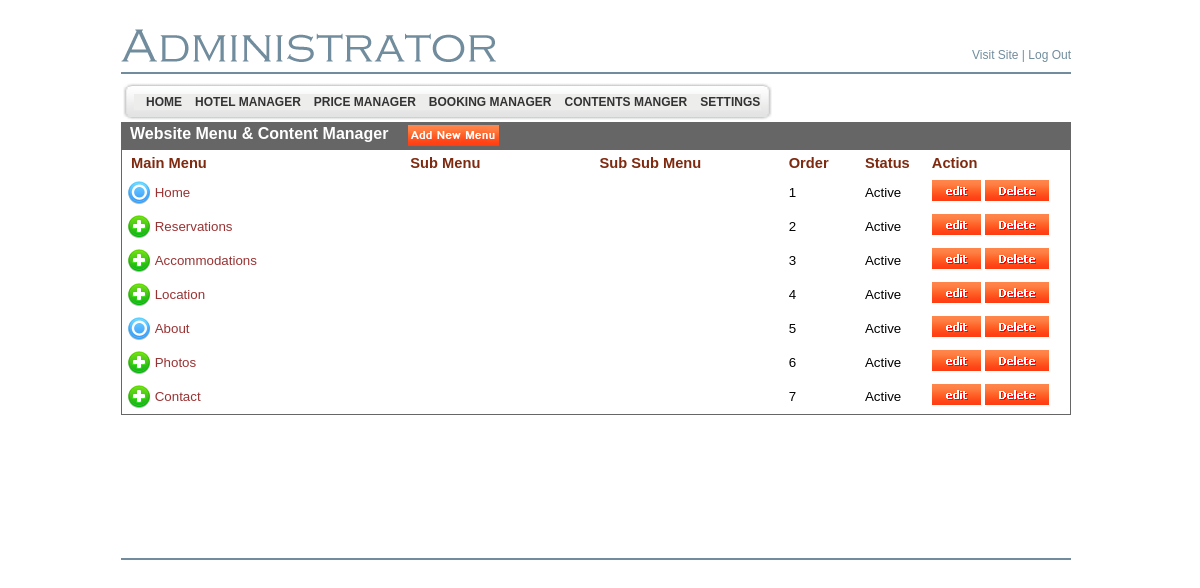
The app's page /LiculApartments/admin/content.list.php (signed in) with its own data.
### tables this page shows
CREATE TABLE `bsi_adminmenu` (
  `id` int(4) NOT NULL auto_increment,
  `name` varchar(200) NOT NULL default '',
  `url` varchar(200) default NULL,
  `menu_desc` varchar(200) NOT NULL default '',
  `parent_id` int(4) default '0',
  `status` enum('Y','N') default 'Y',
  `ord` int(5) NOT NULL default '0',
  `privileges` int(11) NOT NULL,
  PRIMARY KEY  (`id`),
  UNIQUE KEY `kid` (`name`,`parent_id`)
);

CREATE TABLE `bsi_site_contents` (
  `id` int(10) unsigned NOT NULL auto_increment,
  `title_en` varchar(200) default '',
  `title_hr` varchar(255) default NULL,
  `title_de` varchar(255) default NULL,
  `title_it` varchar(255) default NULL,
  `status` enum('Y','N') NOT NULL default 'Y',
  `file` text,
  `url` varchar(100) default '',
  `parent_id` int(10) NOT NULL default '0',
  `ord` int(11) NOT NULL default '0',
  `contents_en` mediumtext,
  `contents_hr` mediumtext,
  `contents_de` mediumtext,
  `contents_it` mediumtext,
  `page_title` varchar(255) default NULL,
  `page_keywords` text,
  `page_desc` text,
  `header_type` enum('1','0') default NULL,
  `footer_type` enum('1','0') default NULL,
  `template_type` tinyint(2) NOT NULL default '0',
  PRIMARY KEY  (`id`),
  UNIQUE KEY `cont_title` (`title_en`,`parent_id`)
);

CREATE TABLE `bsi_language` (
  `id` int(11) NOT NULL auto_increment,
  `language_name` varchar(255) NOT NULL,
  `language_code` varchar(4) NOT NULL,
  `language_file_name` varchar(255) NOT NULL,
  `is_active` tinyint(1) NOT NULL,
  `is_default` tinyint(1) NOT NULL,
  `display_order` int(11) NOT NULL,
  PRIMARY KEY  (`id`),
  UNIQUE KEY `UNQ_lang_cd` (`language_code`)
);

### LiculApartments/admin/content.list.php (the view, shortened to what this page needs)
<?php
include ("header.php");
$light="#666666";
?>
</td>
</tr>
<tr>
  <td height="400" valign="top" align="left">
    <form method="post" action="<?=$_SERVER['PHP_SELF']?>">
      <table width="100%" border="0"  cellspacing="0" cellpadding="0" bgcolor="<?=$light?>" style="border:solid 1px <?=$light?>">
        <tr bgcolor="<?=$light?>" >
          <td height="25">&nbsp;&nbsp;<font color="#FFFFFF" face="Arial, Helvetica, sans-serif"><b>Website Menu &amp; Content Manager</b></font> &nbsp;&nbsp;&nbsp;
           <img src="images/add_menu.png" border="0" onclick="javascript:window.location.href='page_editor.php'" align="absmiddle" style="cursor:pointer; cursor:hand;"/></td>
          <td bgcolor="<?=$light?>" width=40% align="right"></td>
        </tr>
      </table>
      <table id="table-1" width="100%"  border="0" cellspacing="1" cellpadding="4"  style="border:solid 1px <?=$light?>">
        <thead>
          <tr bgcolor="">
            <td class="TitleRed11pt" width="30%">&nbsp;Main Menu</td>
            <td class="TitleRed11pt" width="20%">Sub Menu</td>
            <td class="TitleRed11pt" width="20%">Sub Sub Menu</td>
            <td class="TitleRed11pt" width="8%">Order</td>
            <td class="TitleRed11pt" width="7%">Status</td>
            <td class="TitleRed11pt" width="15%">Action</td>
          </tr>
        </thead>
        <tbody>
          <?php
$j=0;$tids=array();
$r=mysql_query("select * from bsi_site_contents where parent_id=0 order by ord");
$row_default_lang=mysql_fetch_assoc(mysql_query("select * from bsi_language where is_active=true"));
while($d=@mysql_fetch_array($r)):
	echo"<tr bgcolor=#ffffff class=even><td class='bodytext'>";
	if(in_array($d['id'],$tids)):
        echo"<a href='" . $_SERVER['PHP_SELF'] . "?tid=". str_replace("| " . $d['id'] . "|","|",$tid) .  "'\"><img src='images/001_02.png' border=0 align='absmiddle'></a>&nbsp;";
    else:
        $n=@mysql_num_rows(mysql_query("select * from bsi_site_contents where parent_id=" . $d[id] . " order by ord"));
	    if($n):
	        echo"<a href='" . $_SERVER['PHP_SELF'] . "?tid=|" . $d['id'] . "|'\"><img src='images/001_01.png' border=0 align='absmiddle' ></a>&nbsp;";
        else:
		    echo"<img src='images/001_09.png' border=0 align='absmiddle'>&nbsp;";
		endif;
	endif;
	if($d['status']=='Y'){$stat1="Active";}else{$stat1="Hidden";}
    echo"<a  href='page_editor.php?id=" . $d['id'] . "' class='bodytext'>" . $d['title_'.$row_default_lang['language_code']] . "</a></td>
	<td></td><td></td><td class='bodytext'>".$d['ord']."</td><td class='bodytext'>".$stat1."</td><td><a class='bodytext' href='page_editor.php?id=" . $d['id'] . "'><img src='images/button_edit.gif' border='0'/></a>&nbsp;<a class='bodytext' href='content.list.php?tid=" . $_REQUEST['tid'] . "&del=" . $d['id'] . "'><img src='images/button_delete1.gif' border='0'/></a> </td></tr>";
endwhile;
?>
        </tbody>
      </table>
    </form>
   </td>
</tr>
<?php include("footer.php"); ?>
</table><br />
</body></html>

### LiculApartments/admin/header.php (shortened to what this page needs)
<!DOCTYPE html PUBLIC "-//W3C//DTD XHTML 1.0 Transitional//EN" "http://www.w3.org/TR/xhtml1/DTD/xhtml1-transitional.dtd">
<html xmlns="http://www.w3.org/1999/xhtml">
<head>
	<link href="style.css" rel="stylesheet" type="text/css" />
	<link href="style1.css" rel="stylesheet" type="text/css">
</head>
<body>
<table align="center" width="950" border="0" cellspacing="0"
	cellpadding="0">
	<tr>
		<td width="366">&nbsp;</td>
		<td width="584">&nbsp;</td>
	</tr>
	<tr>
		<td align="left" valign="bottom"><img src="images/adminis.gif" alt="" /></td>
		<td align="right" valign="bottom" class="bodyMenutext8pt"><a
			href="../index.php" target="_blank" class="bodyMenutext8pt">Visit
		Site</a> | <a href="logout.php" class="bodyMenutext8pt">Log Out</a></td>
	</tr>
	<tr>
		<td height="10"></td>
		<td></td>
	</tr>
	<tr>
		<td colspan="2" height="2" bgcolor="#718d9d"></td>
	</tr>
</table>
<table align="center" width="950" border="0" cellspacing="0" cellpadding="0">
	<tr>
		<td height="8"></td>
	</tr>
	<tr>
		<td align="left">
		<table border="0" style="background-image: url(images/menu_tile.gif);"
			cellspacing="0" cellpadding="0">
			<tr>
				<td><img src="images/menubar_left.gif" alt="" width="13" height="40" /></td>
				<td align="left" class="bodytext8pt">
				<div class="sample1">
				<div class="horz_menu">
<?php
$sql_parent = mysql_query("select * from bsi_adminmenu where parent_id=0 and status='Y' order by ord");
while ($row_parent = mysql_fetch_array($sql_parent))
{
	echo "<a id=\"" . $row_parent[0] . "\"      href=\"" . $row_parent[2] . "\">&nbsp;&nbsp;&nbsp;" . $row_parent[1] . "</a>";
}
?>
<br clear="both" />
				</div>
</div>
				</td>
				<td><img src="images/menubar_right.gif" alt="" width="13"
					height="40" /></td>
			</tr>
		</table>

### LiculApartments/admin/style.css (style rules this page uses)
.bodytext8pt { color: #000000; font-family: 'Tahoma', 'Arial', 'Verdana'; font-size: 8pt; font-weight: normal; margin: 0; line-height: 120% }
.bodytext { color: #000000; font-family: 'Verdana', 'Tahoma', 'Arial'; font-size: 10pt; font-weight: normal; }
a.bodytext { color:#993333; font-weight: normal; text-decoration: none }
.TitleRed11pt { color: #7E2A10; font-family: 'Trebuchet MS', 'Tahoma', 'Arial', 'Verdana'; font-size: 11pt; font-weight: bold; margin: 0; }
.bodyMenutext8pt { color: #718d9d; font-family: 'Verdana', 'Tahoma', 'Arial'; font-size: 12px; font-weight: normal; margin: 0; }
a.bodyMenutext8pt { color: #718d9d; font-weight: normal; text-decoration: none }
body { margin-top: 00; margin-bottom: 0; margin-left: 0; background-color: #FFFFFF; background-repeat: repeat-x; background-position; 0 0 }
a:link { text-decoration:none; font-color: #990000; font-family: Verdana, Arial, Helvetica, sans-serif; font-size: 2; }

### LiculApartments/admin/style1.css (style rules this page uses)
div.horz_menu a { display: block; float: left; }
div.sample1 div.horz_menu a, div.sample1 div.vert_menu a { padding: 1px 0px 1px 0px; background:#ededec; width:inherit; padding:2px; text-decoration: none; font-family:Arial, Helvetica, sans-serif; font-weight: 900; font-size: 12px; color: #333333; }
div.sample1 div.horz_menu a { margin-right: -1px; width:auto; }
a:link { text-decoration:none; font-color: #990000; font-family: Verdana, Arial, Helvetica, sans-serif; font-size: 2; }

### records on screen
bsi_adminmenu: name "HOME"
bsi_adminmenu: name "HOTEL MANAGER"
bsi_adminmenu: name "PRICE MANAGER"
bsi_adminmenu: name "BOOKING MANAGER"
bsi_adminmenu: name "CONTENTS MANGER"
bsi_adminmenu: name "SETTINGS"
bsi_site_contents: ord "1", status "Active"
bsi_language: language_code.title_en "Home", language_code.title_en "Reservations", language_code.title_en "Accommodations", language_code.title_en "Location", language_code.title_en "About", language_code.title_en "Photos", language_code.title_en "Contact"
bsi_site_contents: ord "2", status "Active"
bsi_site_contents: ord "3", status "Active"
bsi_site_contents: ord "4", status "Active"
bsi_site_contents: ord "5", status "Active"
bsi_site_contents: ord "6", status "Active"
bsi_site_contents: ord "7", status "Active"
